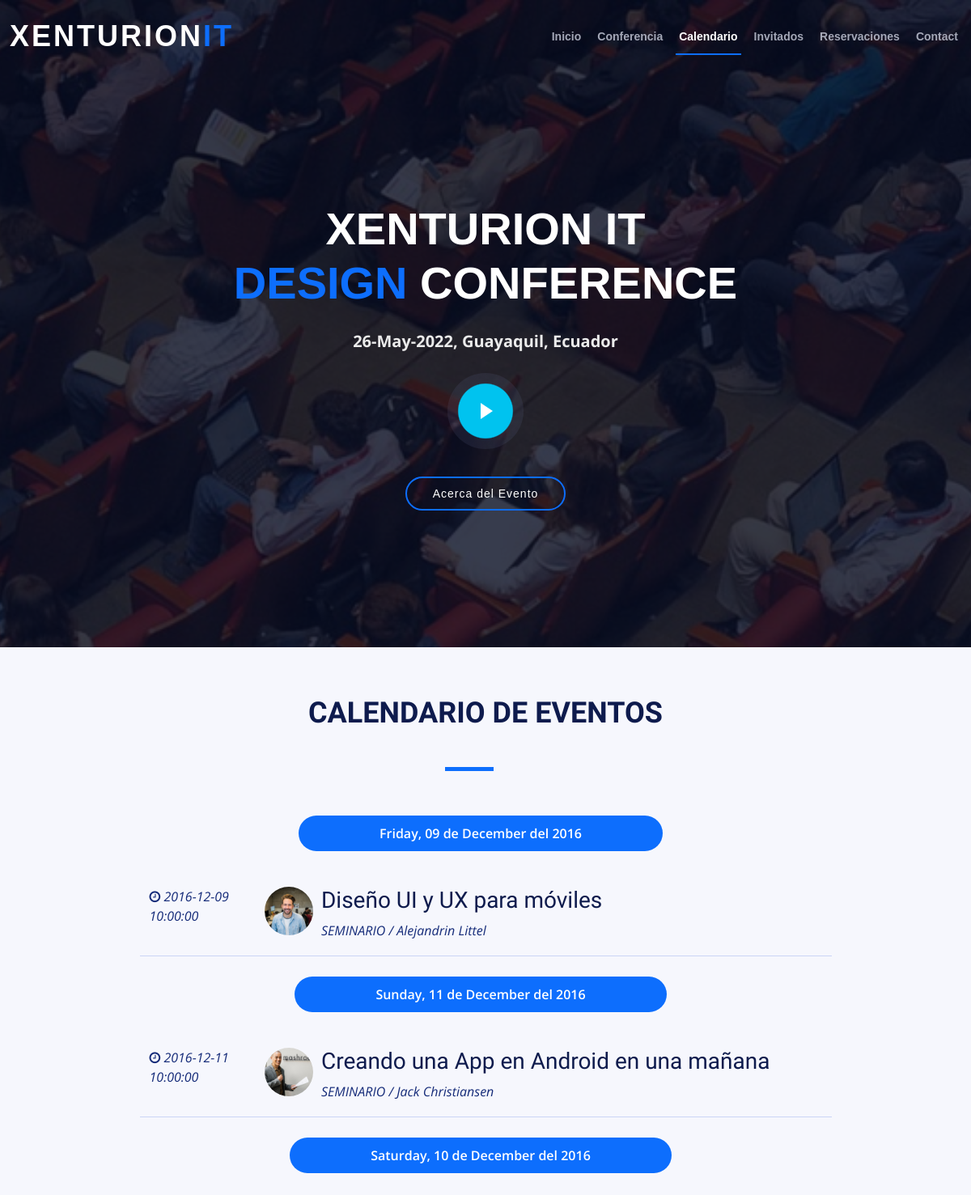
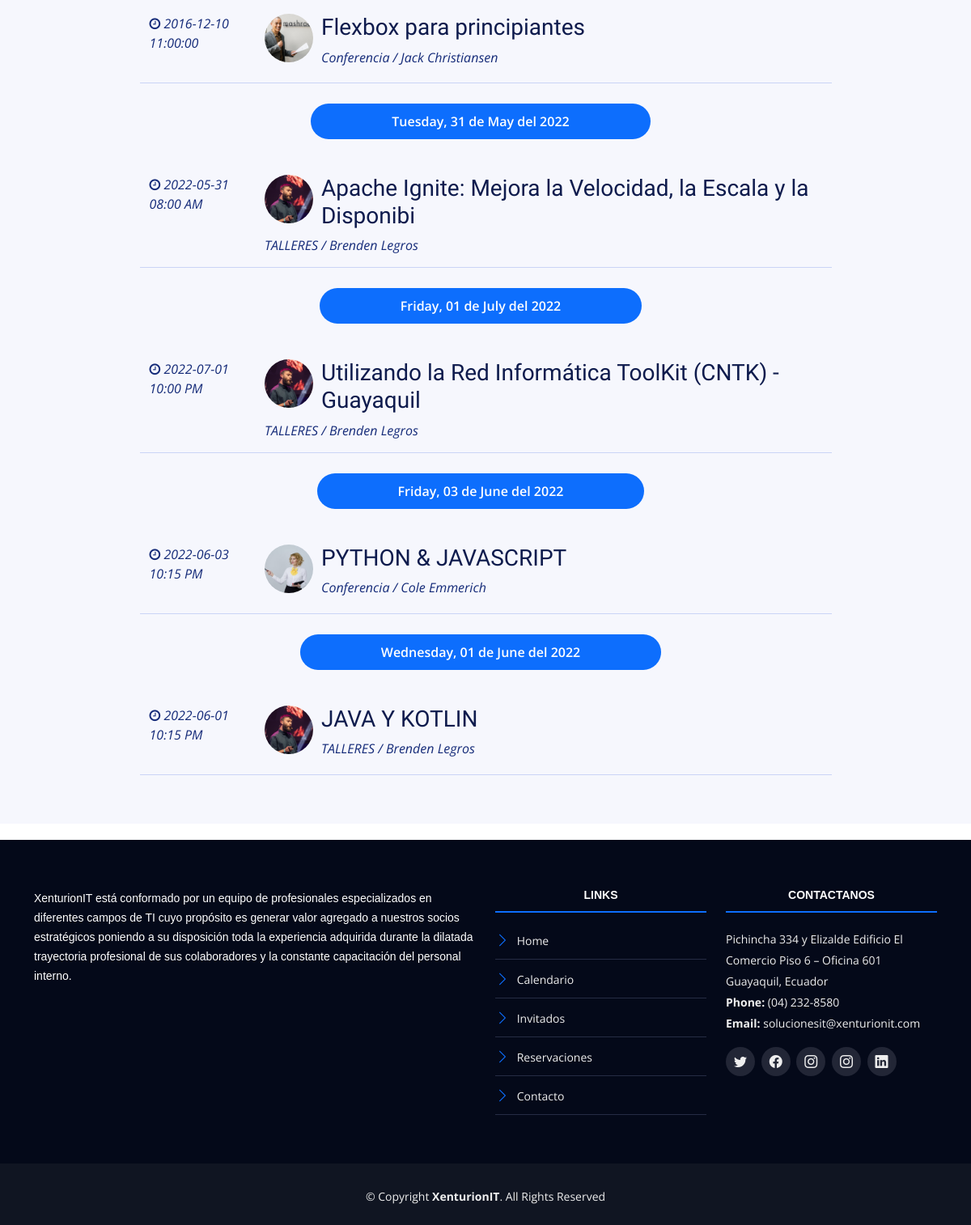
Page /calendario.php on the committed database (2 pictures, top to bottom).
### tables this page shows
CREATE TABLE `eventos` (
                           `evento_id` tinyint(10) NOT NULL AUTO_INCREMENT,
                           `nombre_evento` varchar(60) NOT NULL,
                           `fecha_evento` date NOT NULL,
                           `hora_evento` varchar(10) NOT NULL,
                           `cupo` int(11) DEFAULT NULL,
                           `id_cat_evento` tinyint(10) NOT NULL,
                           `id_inv` tinyint(4) NOT NULL,
                           `clave` varchar(10) NOT NULL,
                           `fecha_creado` datetime DEFAULT NULL,
                           `fecha_editado` date DEFAULT NULL,
                           `estado_evento` tinyint(1) DEFAULT NULL,
                           PRIMARY KEY (`evento_id`),
                           KEY `id_cat_evento` (`id_cat_evento`),
                           KEY `id_inv` (`id_inv`),
                           CONSTRAINT `eventos_ibfk_1` FOREIGN KEY (`id_cat_evento`) REFERENCES `categoria_evento` (`id_categoria`),
                           CONSTRAINT `eventos_ibfk_2` FOREIGN KEY (`id_inv`) REFERENCES `invitados` (`invitado_id`)
);

CREATE TABLE `invitados` (
                             `invitado_id` tinyint(4) NOT NULL AUTO_INCREMENT,
                             `nombre_invitado` varchar(30) NOT NULL,
                             `apellido_invitado` varchar(30) NOT NULL,
                             `descripcion` text NOT NULL,
                             `url_imagen` varchar(50) NOT NULL,
                             `editado` datetime NOT NULL,
                             `url_facebook` varchar(200) DEFAULT NULL,
                             `url_twitter` varchar(200) DEFAULT NULL,
                             `url_instagram` varchar(200) DEFAULT NULL,
                             `estado_invitado` tinyint(1) DEFAULT NULL,
                             PRIMARY KEY (`invitado_id`)
);

CREATE TABLE `categoria_evento` (
                                    `id_categoria` tinyint(10) NOT NULL AUTO_INCREMENT,
                                    `cat_evento` varchar(50) NOT NULL,
                                    `icono` varchar(15) NOT NULL,
                                    `actualizado` datetime NOT NULL,
                                    `estado_categoria` tinyint(1) DEFAULT NULL,
                                    PRIMARY KEY (`id_categoria`)
);

### calendario.php (the view, shortened to what this page needs)
<?php include_once 'includes/templates/header.php'; ?>
<section id="schedule" class="section-with-bg">
    <div class="container" data-aos="fade-up">
        <div class="section-header">
            <h2>Calendario de Eventos</h2>
        </div>
        <?php
        try {
            require_once('includes/funciones/bd_conexion.php');
            $sql = " SELECT evento_id, nombre_evento, fecha_evento, hora_evento, cat_evento, icono, nombre_invitado, apellido_invitado, url_imagen ";
            $sql .= " FROM eventos ";
            $sql .= " INNER JOIN categoria_evento ";
            $sql .= " ON eventos.id_cat_evento = categoria_evento.id_categoria ";
            $sql .= " INNER JOIN invitados ";
            $sql .= " ON eventos.id_inv = invitados.invitado_id  AND eventos.estado_evento = 1 ";
            $sql .= " ORDER BY evento_id ";
            $resultado = $conn->query($sql);
        } catch (\Exception $e) {
            echo $e->getMessage();
        }
        ?>
        <div class="tab-content row justify-content-center" data-aos="fade-up" data-aos-delay="200">
                <?php
                $calendario = array();
                while ($eventos = $resultado->fetch_assoc()) {
                    $fecha = $eventos['fecha_evento'];
                    $evento = array(
                        'titulo' => $eventos['nombre_evento'],
                        'fecha' => $eventos['fecha_evento'],
                        'hora' => $eventos['hora_evento'],
                        'categoria' => $eventos['cat_evento'],
                        'icono' => $eventos['icono'],
                        'url_imagen' => $eventos['url_imagen'],
                        'invitado' => $eventos['nombre_invitado'] . " " . $eventos['apellido_invitado']
                    );
                    $calendario[$fecha][] = $evento;
                    ?>
                <?php }   ?>
                <?php
                foreach ($calendario as $dia => $lista_eventos) { ?>
                    <ul class="nav nav-tabs" role="tablist" data-aos="fade-up" data-aos-delay="100">
                        <li class="nav-item">
                            <a class="nav-link active" role="tab" data-bs-toggle="tab">
                                <?php
                                echo strftime("%A, %d de %B del %Y", strtotime($dia)); ?>
                            </a>
                        </li>
                    </ul>
                    <?php foreach ($lista_eventos as $evento) { ?>
                        <div role="tabpanel" class="col-lg-9 tab-pane fade show active" id="day">
                            <div class="row schedule-item">
                                <div class="col-md-2">
                                    <p class="hora">
                                        <i class="fa fa-clock-o" aria-hidden="true"></i>
                                        <?php echo $evento['fecha'] . " " . $evento['hora']; ?>
                                    </p>
                                </div>
                                <div class="col-md-10">
                                    <div class="speaker">
                                        <img src="img/invitados/<?php echo $evento['url_imagen']; ?>" alt="Brenden Legros">
                                    </div>
                                    <h3><?php header('Content-Type: text/html; utf8'); echo $evento['titulo']; ?></h3>
                                    <p><?php echo $evento['categoria']. ' / '.$evento['invitado'];?></p>
                                </div>
                            </div>
                        </div>
                    <?php } ?>
                <?php }  ?>
            </div>
    </div>
</section>
<?php include_once 'includes/templates/footer.php'; ?>

### css/contact.css (style rules this page uses)
* { margin: 0; padding: 0; box-sizing: border-box; }
body, input, textarea { font-family: "Poppins", sans-serif; }

### css/main.css (style rules this page uses)
html { color: #222; font-size: 1em; line-height: 1.4; }
audio, canvas, img, svg, video { vertical-align: middle; }
html { box-sizing: border-box; }
*,*:before,*:after { box-sizing: inherit; }
body { background-color: #f2f2f2; font-family: 'Open Sans', sans-serif; }
h2 { font-family: 'Oswald', sans-serif; font-size: 2.4em; text-transform: uppercase; text-align: center; }
h2::after { content: ''; margin: 0 auto; height: 30px; width: 100px; display: block; }
h3 { color: #0e1b4d;; font-family: 'PT Sans', sans-serif; }
ul { list-style: none; margin:0; padding: 0; }

### css/styles.css (style rules this page uses)
body { background: #fff; color: #2f3138; font-family: "Open Sans", sans-serif; }
a { color: #0d6efd; text-decoration: none; transition: 0.5s; }
.section-header { margin-bottom: 30px; position: relative; padding-bottom: 10px; width: 100%; }
.section-header::before { content: ""; position: absolute; display: block; width: 60px; height: 5px; background: #0d6efd; bottom: 0; left: calc(50% - 50px); }
.section-header h2 { font-size: 36px; text-transform: uppercase; text-align: center; font-weight: 700; margin-bottom: 10px; color: #0e1b4d; }
.section-with-bg { background-color: #f6f7fd; }
#schedule { padding: 60px 0 60px 0; }
#schedule .nav-tabs { text-align: center; margin: auto; display: block; border-bottom: 0; margin-bottom: 30px; }
#schedule .nav-tabs li { display: inline-block; margin-bottom: 0; margin-top: 25px; }
#schedule .nav-tabs a { border: none; border-radius: 50px; font-weight: 600; background-color: #0e1b4d; color: #fff; padding: 10px 100px; }
#schedule .nav-tabs a.active { background-color: #0d6efd; color: #fff; }
#schedule .tab-pane { transition: ease-in-out 0.2s; }
#schedule .schedule-item { border-bottom: 1px solid #cad4f6; padding-top: 15px; padding-bottom: 15px; transition: background-color ease-in-out 0.3s; }
#schedule .schedule-item .speaker { width: 60px; height: 60px; overflow: hidden; border-radius: 50%; float: left; margin: 0 10px 10px 0; }
#schedule .schedule-item .speaker img { height: 100%; transform: translateX(-50%); margin-left: 50%; transition: all ease-in-out 0.3s; }
#schedule .schedule-item p { font-style: italic; color: #152b79; margin-bottom: 0; }

### rows in the picture
eventos: fecha_evento "2016-12-09", hora_evento "10:00:00", id_inv.url_imagen (picture), nombre_evento "Diseño UI y UX para móviles", id_cat_evento.cat_evento "SEMINARIO", invitado "Alejandrin Littel"
eventos: fecha_evento "2016-12-11", hora_evento "10:00:00", id_inv.url_imagen (picture), nombre_evento "Creando una App en Android en una mañana", id_cat_evento.cat_evento "SEMINARIO", invitado "Jack Christiansen"
eventos: fecha_evento "2016-12-10", hora_evento "11:00:00", id_inv.url_imagen (picture), nombre_evento "Flexbox para principiantes", id_cat_evento.cat_evento "Conferencia", invitado "Jack Christiansen"
eventos: fecha_evento "2022-05-31", hora_evento "08:00 AM", id_inv.url_imagen (picture), nombre_evento "Apache Ignite: Mejora la Velocidad, la Escala y la Disponibi", id_cat_evento.cat_evento "TALLERES", invitado "Brenden Legros"
eventos: fecha_evento "2022-07-01", hora_evento "10:00 PM", id_inv.url_imagen (picture), nombre_evento "Utilizando la Red Informática ToolKit (CNTK) - Guayaquil", id_cat_evento.cat_evento "TALLERES", invitado "Brenden Legros"
eventos: fecha_evento "2022-06-03", hora_evento "10:15 PM", id_inv.url_imagen (picture), nombre_evento "PYTHON & JAVASCRIPT", id_cat_evento.cat_evento "Conferencia", invitado "Cole Emmerich"
eventos: fecha_evento "2022-06-01", hora_evento "10:15 PM", id_inv.url_imagen (picture), nombre_evento "JAVA Y KOTLIN", id_cat_evento.cat_evento "TALLERES", invitado "Brenden Legros"

### other values in the picture
strftime("%A, %d de %B del %Y", strtotime($dia)) "Friday, 09 de December del 2016"
strftime("%A, %d de %B del %Y", strtotime($dia)) "Sunday, 11 de December del 2016"
strftime("%A, %d de %B del %Y", strtotime($dia)) "Saturday, 10 de December del 2016"
strftime("%A, %d de %B del %Y", strtotime($dia)) "Tuesday, 31 de May del 2022"
strftime("%A, %d de %B del %Y", strtotime($dia)) "Friday, 01 de July del 2022"
strftime("%A, %d de %B del %Y", strtotime($dia)) "Friday, 03 de June del 2022"
strftime("%A, %d de %B del %Y", strtotime($dia)) "Wednesday, 01 de June del 2022"
